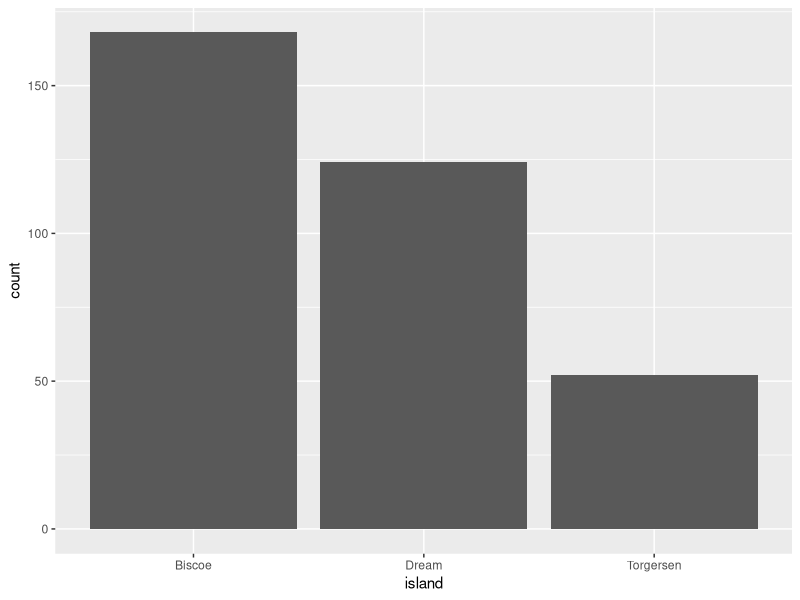
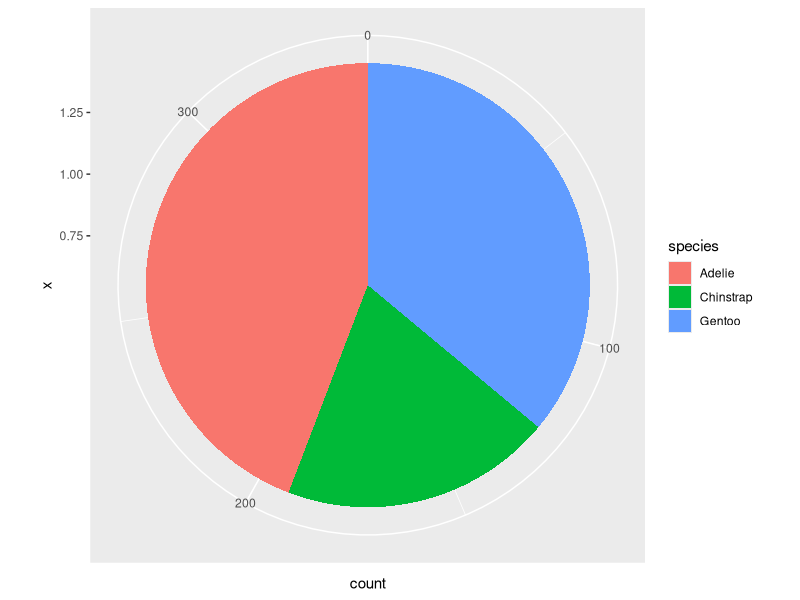
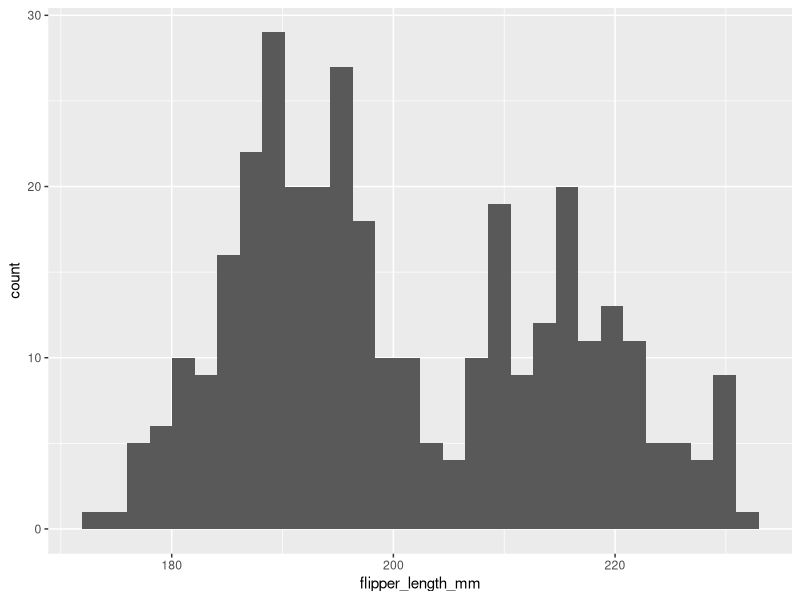
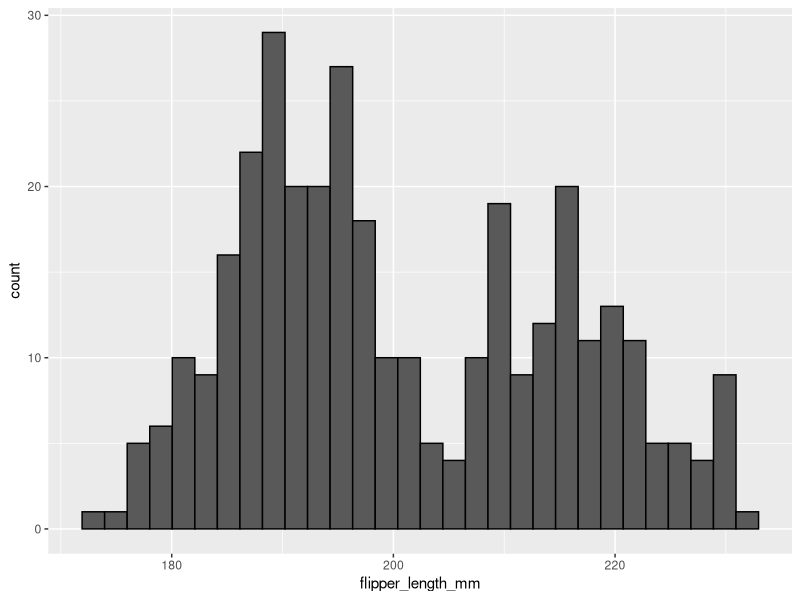
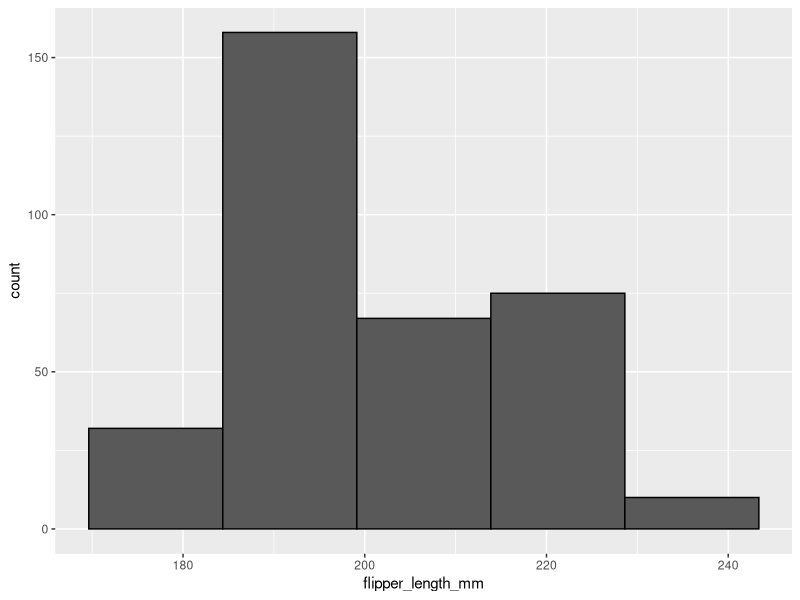
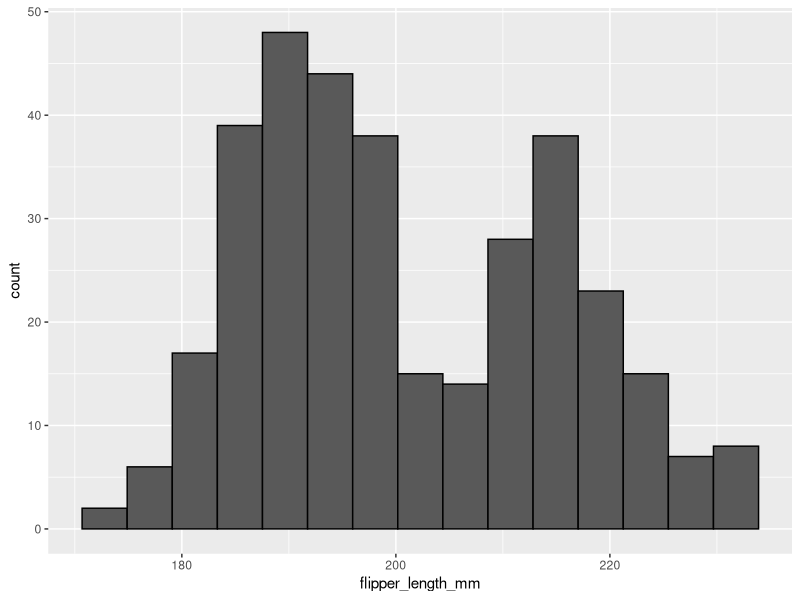
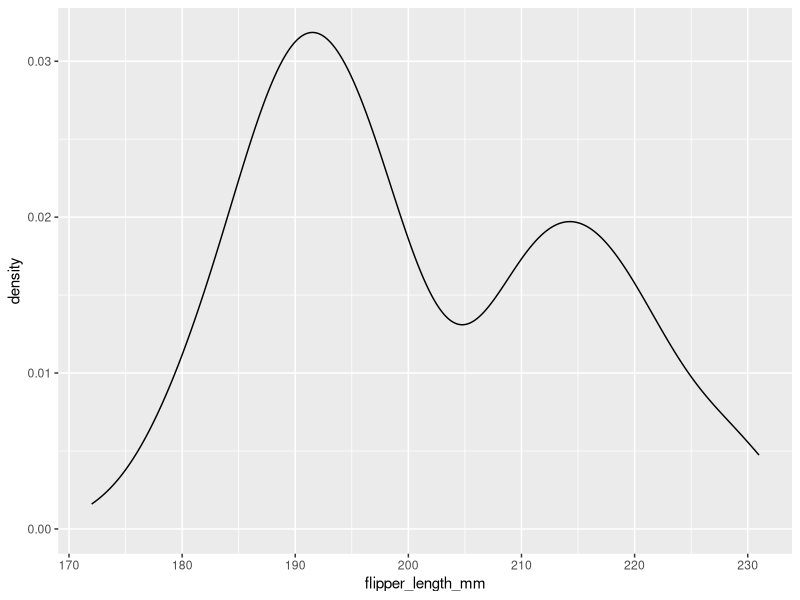
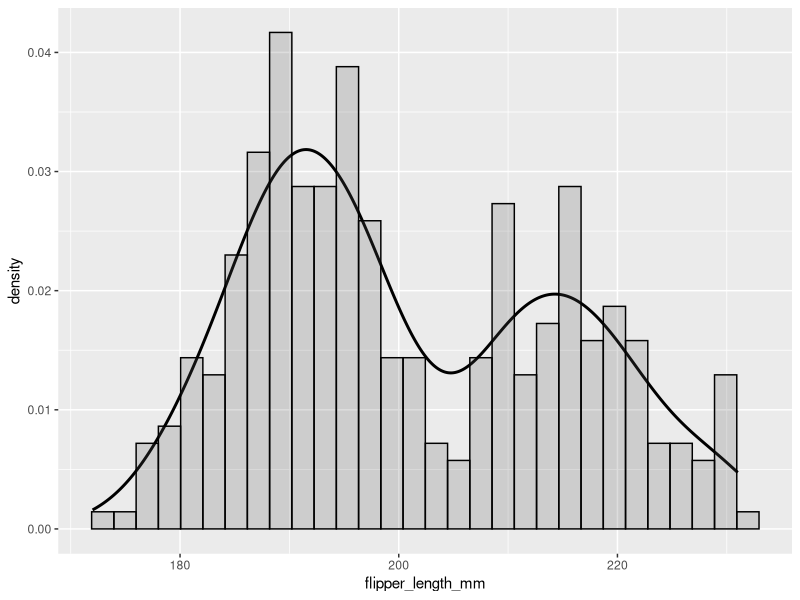

The R script that drew these images, in order: (Note: this script raises an error after producing the figures.)
## ---- chunk 1
knitr::opts_chunk$set(strip.white = TRUE,
                      warning = FALSE,
                      message = FALSE)
## ---- chunk 2
library(tidyverse)
library(palmerpenguins)
## ---- chunk 3
penguins %>%
  ggplot(aes(x = island)) + 
  geom_bar()
## ---- chunk 4
penguins %>%
  ggplot(aes(x = 1,
             fill = species)) +
  geom_bar() +
  coord_polar("y", start = 0)
## ---- chunk 5
penguins %>%
  ggplot(aes(x = flipper_length_mm)) +
  geom_histogram()
## ---- chunk 6
penguins %>%
  ggplot(aes(x = flipper_length_mm)) +
  geom_histogram(color = 'black')
## ---- chunk 7
penguins %>%
  ggplot(aes(x = flipper_length_mm)) +
  geom_histogram(color = 'black',
                 bins = 5)
penguins %>%
  ggplot(aes(x = flipper_length_mm)) +
  geom_histogram(color = 'black',
                 bins = 15)
## ---- chunk 8
penguins %>%
  ggplot(aes(x = flipper_length_mm)) +
  geom_density()
## ---- chunk 9
penguins %>%
  ggplot(aes(x = flipper_length_mm)) +
  geom_density(size = 1)+
  geom_histogram(aes(y=..density..), color="black", alpha=0.2)
## ---- chunk 10
# color
penguins %>%
  ggplot(aes(x = island, fill = species)) + 
  geom_bar()

## ---- chunk 11
penguins %>%
  ggplot(aes(y = body_mass_g, x = bill_depth_mm)) +
  geom_point()
## ---- chunk 12
penguins %>%
  ggplot(aes(y = body_mass_g, x = bill_depth_mm)) +
  geom_point() +
  geom_smooth(method = 'lm', se = FALSE)
## ---- chunk 13
diamonds %>%
  ggplot(aes(y = table, x = depth)) +
  geom_point(alpha = 0.1)
## ---- chunk 14
penguins %>%
  ggplot(aes(y = body_mass_g, x = bill_depth_mm)) +
  geom_bin2d()
## ---- chunk 15
penguins %>%
  ggplot(aes(y = body_mass_g, x = island)) +
  geom_bar(stat = "summary")
## ---- chunk 16
penguins %>%
  ggplot(aes(y = body_mass_g, x = island)) +
  geom_point(stat = "summary")
## ---- chunk 17
penguins %>%
  ggplot(aes(y = body_mass_g, x = island)) +
  geom_line(stat = "summary")
## ---- chunk 18
penguins %>%
  ggplot(aes(y = body_mass_g, x = island, group = 1)) +
  geom_line(stat = "summary")
## ---- chunk 19
penguins %>%
  ggplot(aes(y = body_mass_g, x = island, group = 1)) +
  geom_line(stat = "summary", linetype = "dashed")
## ---- chunk 20
penguins %>%
  ggplot(aes(y = body_mass_g, x = island, group = 1)) +
  geom_point(stat = "summary") +
  geom_line(stat = "summary")
## ---- chunk 21
penguins %>%
  ggplot(aes(y = body_mass_g, x = island)) +
  stat_summary(fun = "mean", geom = "bar")

penguins %>%
  ggplot(aes(y = body_mass_g, x = island)) +
  stat_summary(fun = "mean", geom = "point")

penguins %>%
  ggplot(aes(y = body_mass_g, x = island, group = 1)) +
  stat_summary(fun = "mean", geom = "line")
## ---- chunk 22
penguins %>%
  ggplot(aes(y = body_mass_g, x = island)) +
  stat_summary(fun = "mean", geom = "bar") +
  stat_summary(fun.data = "mean_se", geom = "errorbar")
## ---- chunk 23
penguins %>%
  ggplot(aes(y = body_mass_g, x = island)) +
  stat_summary(fun = "mean", geom = "bar") +
  stat_summary(fun.data = "mean_se", geom = "errorbar",
               width = 0.2)
## ---- chunk 24
penguins %>%
  ggplot(aes(y = body_mass_g, x = island)) +
  stat_summary(fun = "mean", geom = "point") +
  stat_summary(fun.data = "mean_se", geom = "errorbar", width = 0.2)
## ---- chunk 25
penguins %>%
  ggplot(aes(y = body_mass_g, x = island)) +
  stat_summary(fun = "mean", geom = "point") +
  stat_summary(fun.data = "mean_se", geom = "linerange")
## ---- chunk 26
penguins %>%
  ggplot(aes(y = body_mass_g, x = island)) +
  stat_summary(fun.data = "mean_se", geom = "pointrange")
## ---- chunk 27
knitr::include_graphics('figures/boxplot_diagram.png')
## ---- chunk 28
penguins %>%
  ggplot(aes(y = body_mass_g, x = island)) +
  geom_boxplot()
## ---- chunk 29
penguins %>%
  ggplot(aes(y = body_mass_g, x = island)) +
  geom_violin()
## ---- chunk 30
penguins %>%
  ggplot(aes(y = body_mass_g, x = island)) +
  geom_violin() +
  geom_boxplot(width = 0.2)
## ---- chunk 31
penguins %>%
  ggplot(aes(y = body_mass_g, x = island)) +
  geom_point()
## ---- chunk 32
penguins %>%
  ggplot(aes(y = body_mass_g, x = island)) +
  geom_jitter()
## ---- chunk 33
penguins %>%
  ggplot(aes(y = body_mass_g, x = island)) +
  geom_jitter(height = 0, width = 0.2, 
              size = 1, alpha = 0.5,
              color = "darkgreen") +
    stat_summary(fun.data = "mean_se",
               geom = "pointrange",
               color = "black",
               fill = "red",
               shape = 21,
               size = 0.5)
penguins %>%
  ggplot(aes(y = body_mass_g, x = island)) +
  geom_jitter(alpha = 0.4, height = 0, width = 0.2, size = 1) +
    stat_summary(fun.data = "mean_se",
               geom = "errorbar",
               color = "orange",
               width = 0.1,
               size = 1) +
  stat_summary(fun = "mean",
               geom = "point",
               color = "red",
               size = 2)
## ---- chunk 34
penguins %>%
  ggplot(aes(y = body_mass_g, x = island)) +
  geom_boxplot(width = 0.6) +
  geom_jitter(height = 0, width = 0.1,
              alpha = 0.5, color = "seagreen")
## ---- chunk 35
penguins %>%
  ggplot(aes(y = body_mass_g, x = island)) +
  geom_violin() +
  geom_jitter(alpha = 0.4, width = 0.05) +
  stat_summary(fun = "mean",
               geom = "point",
               color = "red")
## ---- chunk 36
penguins %>%
  ggplot(aes(y = body_mass_g, x = island)) +
  geom_jitter(height = 0)
## ---- chunk 37
penguins %>%
  ggplot(aes(x = island, fill = species, alpha = sex)) + 
  geom_bar()
## ---- chunk 38
penguins %>%
  ggplot(aes(x = island, y = sex, color = species)) + 
  geom_jitter()
## ---- chunk 39
penguins %>%
  ggplot() + 
  geom_bar(aes(x = island, fill = species)) +
  facet_grid(cols = vars(sex))
## ---- chunk 40
penguins %>%
  ggplot() + 
  geom_bar(aes(x = island, fill = species)) +
  facet_grid(rows = vars(sex))
## ---- chunk 41
penguins %>%
    ggplot(aes(x = island, fill = species)) +
    geom_bar() + 
    facet_grid(rows = vars(species),
               cols = vars(sex))
## ---- chunk 42
penguins %>%
  ggplot(aes(y = body_mass_g, x = island)) +
  geom_jitter(aes(color = species)) +
    stat_summary(fun.data = "mean_se",
               geom = "pointrange",
               color = "black")
## ---- chunk 43
penguins %>%
  ggplot(aes(y = body_mass_g, x = island)) +
  geom_jitter() +
    stat_summary(fun.data = "mean_se",
               geom = "pointrange",
               color = "blue") +
    facet_grid(cols = vars(species))

## ---- chunk 44
penguins %>%
  ggplot(aes(y = body_mass_g, x = island)) +
  geom_jitter(aes(color = species)) +
    stat_summary(fun.data = "mean_se",
               geom = "pointrange",
               color = "black") +
    facet_grid(cols = vars(species))

## ---- chunk 45
penguins %>%
  ggplot(aes(y = body_mass_g, x = bill_depth_mm, color = species)) +
  geom_point()
## ---- chunk 46
penguins %>%
  ggplot(aes(y = body_mass_g, x = bill_depth_mm)) +
  geom_point()+
  facet_grid(cols = vars(species))
## ---- chunk 47
penguins %>%
  ggplot(aes(y = body_mass_g, x = bill_depth_mm, alpha = flipper_length_mm)) +
  geom_point()
## ---- chunk 48
penguins %>%
  ggplot(aes(y = body_mass_g,
             x = bill_depth_mm,
             z = flipper_length_mm)) +
  stat_summary_2d(color = "black")
